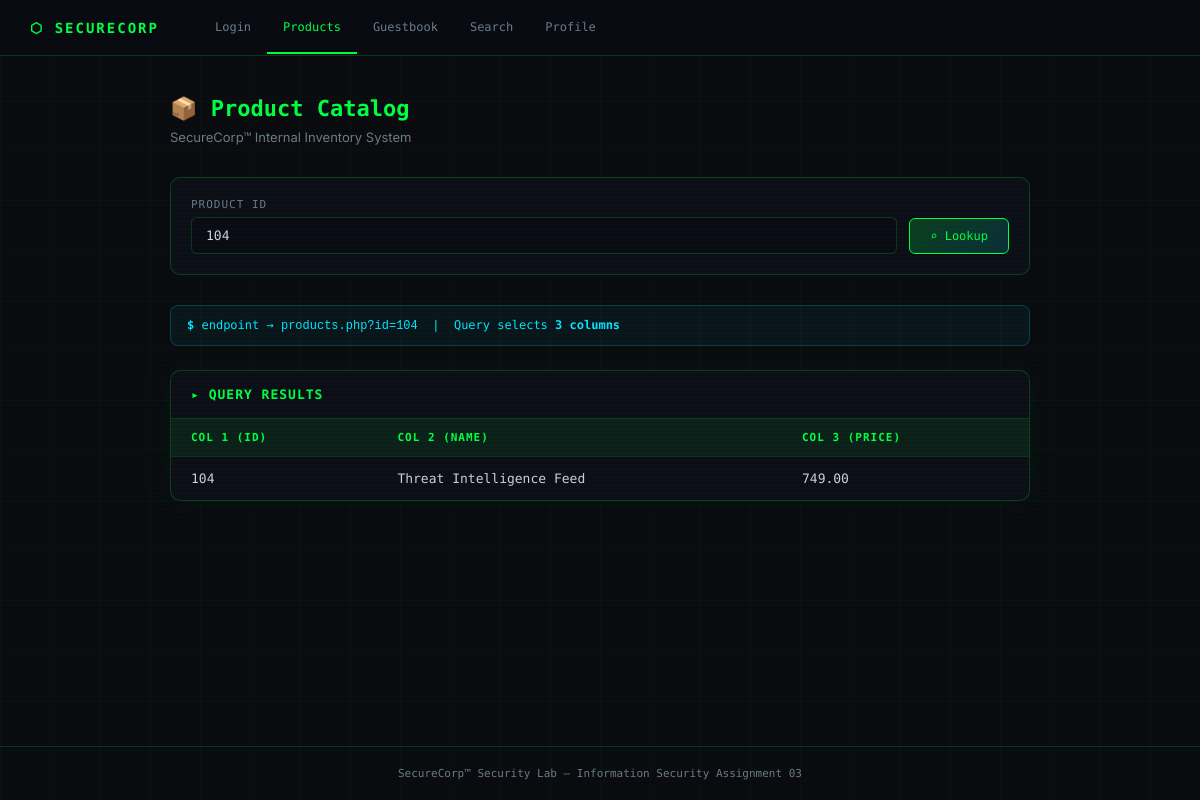
Page /products.php?id=104 on the committed database.
### tables this page shows
CREATE TABLE IF NOT EXISTS products (
    product_id INT PRIMARY KEY,
    name VARCHAR(100),
    price DECIMAL(10, 2)
);

### products.php (the view, shortened to what this page needs)
<?php
$db_host = "localhost";
$db_user = "root";
$db_pass = "";
$db_name = "assignment_db";
$conn = new mysqli($db_host, $db_user, $db_pass, $db_name);
$output_rows = [];
$product_id = isset($_GET['id']) ? $_GET['id'] : 101;
$sql = "SELECT product_id, name, price FROM products WHERE product_id = '$product_id'";
$result = $conn->query($sql);
if ($result) {
    while ($row = $result->fetch_assoc()) {
        $output_rows[] = $row;
    }
} else {
    $output_rows[] = ['product_id' => 'ERR', 'name' => 'Query Failed', 'price' => $conn->error];
}
?>
<!DOCTYPE html>
<html lang="en">
<head>
</head>
<body>
    <nav>
        <div class="brand">⬡ SecureCorp</div>
        <a href="login.php">Login</a>
        <a href="products.php" class="active">Products</a>
        <a href="guestbook.php">Guestbook</a>
        <a href="search.php">Search</a>
        <a href="profile.php">Profile</a>
    </nav>
    <main>
        <div class="page-header">
            <h1>📦 Product Catalog</h1>
            <p>SecureCorp™ Internal Inventory System</p>
        </div>
        <form class="search-bar" method="GET" action="">
            <div class="field">
                <label for="id">Product ID</label>
                <input type="text" id="id" name="id" value="<?php echo htmlspecialchars($product_id); ?>" placeholder="Enter product ID...">
            </div>
            <button type="submit">⌕ Lookup</button>
        </form>
        <div class="info-box">
            <strong>$</strong> endpoint → <code>products.php?id=<?php echo htmlspecialchars($product_id); ?></code> &nbsp;|&nbsp; Query selects <strong>3 columns</strong>
        </div>
        <div class="results-card">
            <h2>▸ Query Results</h2>
            <table>
                <tr>
                    <th>Col 1 (ID)</th>
                    <th>Col 2 (Name)</th>
                    <th>Col 3 (Price)</th>
                </tr>
                <?php foreach ($output_rows as $row): ?>
                <tr>
                    <td><?php echo htmlspecialchars($row['product_id']); ?></td>
                    <td><?php echo htmlspecialchars($row['name']); ?></td>
                    <td><?php echo htmlspecialchars($row['price']); ?></td>
                </tr>
                <?php endforeach; ?>
            </table>
        </div>
    </main>
    <footer>SecureCorp™ Security Lab &mdash; Information Security Assignment 03</footer>
</body>
</html>

### products.php (style rules this page uses)
*, *::before, *::after { margin: 0; padding: 0; box-sizing: border-box; }
:root { --bg-primary: #0a0a0f; --bg-card: rgba(15, 15, 25, 0.85); --bg-input: rgba(10, 10, 20, 0.9); --neon-green: #00ff41; --neon-cyan: #00e5ff; --neon-red: #ff1744; --text-primary: #c9d1d9; --text-dim: #6a7a8a; --border-color: rgba(0, 255, 65, 0.2); }
body { font-family: 'Inter', sans-serif; background-color: var(--bg-primary); color: var(--text-primary); min-height: 100vh; display: flex; flex-direction: column; }
body::after { content: ''; position: fixed; top: 0; left: 0; right: 0; bottom: 0; background: repeating-linear-gradient(0deg, transparent, transparent 2px, rgba(0,255,65,0.015) 2px, rgba(0,255,65,0.015) 4px); pointer-events: none; z-index: 9999; }
body::before { content: ''; position: fixed; top: 0; left: 0; right: 0; bottom: 0; background-image: linear-gradient(rgba(0,255,65,0.03) 1px, transparent 1px), linear-gradient(90deg, rgba(0,255,65,0.03) 1px, transparent 1px); background-size: 50px 50px; pointer-events: none; z-index: -1; }
nav { background: rgba(10, 10, 18, 0.95); border-bottom: 1px solid var(--border-color); padding: 0 30px; display: flex; align-items: center; height: 56px; backdrop-filter: blur(10px); }
nav .brand { font-family: 'Fira Code', monospace; font-size: 14px; color: var(--neon-green); font-weight: 600; letter-spacing: 2px; text-transform: uppercase; margin-right: 40px; }
nav a { font-family: 'Fira Code', monospace; font-size: 12px; color: var(--text-dim); text-decoration: none; padding: 18px 16px; transition: all 0.2s; border-bottom: 2px solid transparent; }
nav a.active { color: var(--neon-green); border-bottom-color: var(--neon-green); }
main { flex: 1; padding: 40px 20px; max-width: 900px; margin: 0 auto; width: 100%; }
.page-header { margin-bottom: 32px; }
.page-header h1 { font-family: 'Fira Code', monospace; font-size: 22px; color: var(--neon-green); margin-bottom: 8px; }
.page-header p { font-size: 13px; color: var(--text-dim); }
.search-bar { background: var(--bg-card); border: 1px solid var(--border-color); border-radius: 10px; padding: 20px; margin-bottom: 30px; backdrop-filter: blur(20px); display: flex; gap: 12px; align-items: end; }
.search-bar .field { flex: 1; }
.search-bar label { display: block; font-family: 'Fira Code', monospace; font-size: 11px; color: var(--text-dim); text-transform: uppercase; letter-spacing: 1px; margin-bottom: 6px; }
.search-bar input { width: 100%; padding: 10px 14px; background: var(--bg-input); border: 1px solid var(--border-color); border-radius: 6px; color: var(--text-primary); font-family: 'Fira Code', monospace; font-size: 13px; outline: none; transition: all 0.3s; }
.search-bar button { padding: 10px 20px; background: linear-gradient(135deg, rgba(0,255,65,0.2), rgba(0,229,255,0.15)); border: 1px solid var(--neon-green); border-radius: 6px; color: var(--neon-green); font-family: 'Fira Code', monospace; font-size: 12px; cursor: pointer; transition: all 0.3s; white-space: nowrap; }
.info-box { background: rgba(0, 229, 255, 0.05); border: 1px solid rgba(0, 229, 255, 0.2); border-radius: 8px; padding: 12px 16px; margin-bottom: 24px; font-family: 'Fira Code', monospace; font-size: 12px; color: var(--neon-cyan); }
.results-card { background: var(--bg-card); border: 1px solid var(--border-color); border-radius: 10px; overflow: hidden; backdrop-filter: blur(20px); box-shadow: 0 0 30px rgba(0,255,65,0.05); }
.results-card h2 { font-family: 'Fira Code', monospace; font-size: 13px; color: var(--neon-green); padding: 16px 20px; border-bottom: 1px solid var(--border-color); letter-spacing: 1px; text-transform: uppercase; }
table { width: 100%; border-collapse: collapse; }
th { background: rgba(0, 255, 65, 0.08); font-family: 'Fira Code', monospace; font-size: 11px; color: var(--neon-green); text-transform: uppercase; letter-spacing: 1px; padding: 12px 20px; text-align: left; }
td { padding: 14px 20px; border-top: 1px solid rgba(0,255,65,0.08); font-family: 'Fira Code', monospace; font-size: 13px; color: var(--text-primary); }
footer { text-align: center; padding: 20px; font-family: 'Fira Code', monospace; font-size: 11px; color: var(--text-dim); border-top: 1px solid var(--border-color); }

### rows in the picture
products: product_id "104", name "Threat Intelligence Feed", price "749.00"

### other values in the picture
$product_id "104"
